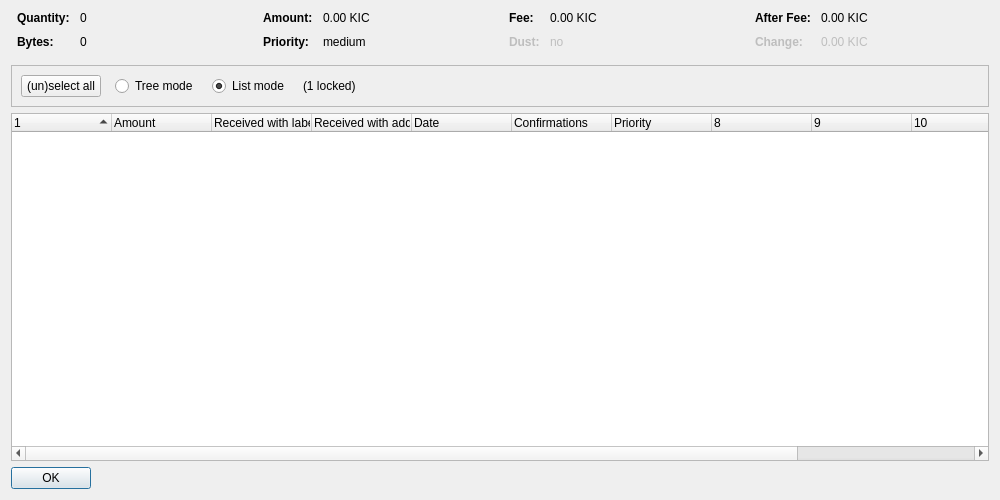
<?xml version="1.0" encoding="UTF-8"?>
<ui version="4.0">
 <class>CoinControlDialog</class>
 <widget class="QDialog" name="CoinControlDialog">
  <property name="geometry">
   <rect>
    <x>0</x>
    <y>0</y>
    <width>1000</width>
    <height>500</height>
   </rect>
  </property>
  <property name="windowTitle">
   <string>Coin Selection</string>
  </property>
  <layout class="QVBoxLayout" name="verticalLayout">
   <item>
    <layout class="QHBoxLayout" name="horizontalLayoutTop" stretch="0,0,0,0">
     <property name="topMargin">
      <number>0</number>
     </property>
     <property name="bottomMargin">
      <number>10</number>
     </property>
     <item>
      <layout class="QFormLayout" name="formLayoutCoinControl1">
       <property name="horizontalSpacing">
        <number>10</number>
       </property>
       <property name="verticalSpacing">
        <number>10</number>
       </property>
       <property name="leftMargin">
        <number>6</number>
       </property>
       <property name="rightMargin">
        <number>6</number>
       </property>
       <item row="0" column="0">
        <widget class="QLabel" name="labelCoinControlQuantityText">
         <property name="font">
          <font>
           <weight>75</weight>
           <bold>true</bold>
          </font>
         </property>
         <property name="text">
          <string>Quantity:</string>
         </property>
        </widget>
       </item>
       <item row="0" column="1">
        <widget class="QLabel" name="labelCoinControlQuantity">
         <property name="cursor">
          <cursorShape>IBeamCursor</cursorShape>
         </property>
         <property name="contextMenuPolicy">
          <enum>Qt::ActionsContextMenu</enum>
         </property>
         <property name="text">
          <string notr="true">0</string>
         </property>
         <property name="textInteractionFlags">
          <set>Qt::LinksAccessibleByMouse|Qt::TextSelectableByKeyboard|Qt::TextSelectableByMouse</set>
         </property>
        </widget>
       </item>
       <item row="1" column="0">
        <widget class="QLabel" name="labelCoinControlBytesText">
         <property name="font">
          <font>
           <weight>75</weight>
           <bold>true</bold>
          </font>
         </property>
         <property name="text">
          <string>Bytes:</string>
         </property>
        </widget>
       </item>
       <item row="1" column="1">
        <widget class="QLabel" name="labelCoinControlBytes">
         <property name="cursor">
          <cursorShape>IBeamCursor</cursorShape>
         </property>
         <property name="contextMenuPolicy">
          <enum>Qt::ActionsContextMenu</enum>
         </property>
         <property name="text">
          <string notr="true">0</string>
         </property>
         <property name="textInteractionFlags">
          <set>Qt::LinksAccessibleByMouse|Qt::TextSelectableByKeyboard|Qt::TextSelectableByMouse</set>
         </property>
        </widget>
       </item>
      </layout>
     </item>
     <item>
      <layout class="QFormLayout" name="formLayoutCoinControl2">
       <property name="horizontalSpacing">
        <number>10</number>
       </property>
       <property name="verticalSpacing">
        <number>10</number>
       </property>
       <property name="leftMargin">
        <number>6</number>
       </property>
       <property name="rightMargin">
        <number>6</number>
       </property>
       <item row="0" column="0">
        <widget class="QLabel" name="labelCoinControlAmountText">
         <property name="font">
          <font>
           <weight>75</weight>
           <bold>true</bold>
          </font>
         </property>
         <property name="text">
          <string>Amount:</string>
         </property>
        </widget>
       </item>
       <item row="0" column="1">
        <widget class="QLabel" name="labelCoinControlAmount">
         <property name="cursor">
          <cursorShape>IBeamCursor</cursorShape>
         </property>
         <property name="contextMenuPolicy">
          <enum>Qt::ActionsContextMenu</enum>
         </property>
         <property name="text">
          <string notr="true">0.00 KIC</string>
         </property>
         <property name="textInteractionFlags">
          <set>Qt::LinksAccessibleByMouse|Qt::TextSelectableByKeyboard|Qt::TextSelectableByMouse</set>
         </property>
        </widget>
       </item>
       <item row="1" column="0">
        <widget class="QLabel" name="labelCoinControlPriorityText">
         <property name="font">
          <font>
           <weight>75</weight>
           <bold>true</bold>
          </font>
         </property>
         <property name="text">
          <string>Priority:</string>
         </property>
        </widget>
       </item>
       <item row="1" column="1">
        <widget class="QLabel" name="labelCoinControlPriority">
         <property name="cursor">
          <cursorShape>IBeamCursor</cursorShape>
         </property>
         <property name="contextMenuPolicy">
          <enum>Qt::ActionsContextMenu</enum>
         </property>
         <property name="text">
          <string notr="true">medium</string>
         </property>
         <property name="textInteractionFlags">
          <set>Qt::LinksAccessibleByMouse|Qt::TextSelectableByKeyboard|Qt::TextSelectableByMouse</set>
         </property>
        </widget>
       </item>
      </layout>
     </item>
     <item>
      <layout class="QFormLayout" name="formLayoutCoinControl3">
       <property name="horizontalSpacing">
        <number>10</number>
       </property>
       <property name="verticalSpacing">
        <number>10</number>
       </property>
       <property name="leftMargin">
        <number>6</number>
       </property>
       <property name="rightMargin">
        <number>6</number>
       </property>
       <item row="0" column="0">
        <widget class="QLabel" name="labelCoinControlFeeText">
         <property name="font">
          <font>
           <weight>75</weight>
           <bold>true</bold>
          </font>
         </property>
         <property name="text">
          <string>Fee:</string>
         </property>
        </widget>
       </item>
       <item row="0" column="1">
        <widget class="QLabel" name="labelCoinControlFee">
         <property name="cursor">
          <cursorShape>IBeamCursor</cursorShape>
         </property>
         <property name="contextMenuPolicy">
          <enum>Qt::ActionsContextMenu</enum>
         </property>
         <property name="text">
          <string notr="true">0.00 KIC</string>
         </property>
         <property name="textInteractionFlags">
          <set>Qt::LinksAccessibleByMouse|Qt::TextSelectableByKeyboard|Qt::TextSelectableByMouse</set>
         </property>
        </widget>
       </item>
       <item row="1" column="0">
        <widget class="QLabel" name="labelCoinControlLowOutputText">
         <property name="enabled">
          <bool>false</bool>
         </property>
         <property name="font">
          <font>
           <weight>75</weight>
           <bold>true</bold>
          </font>
         </property>
         <property name="text">
          <string>Dust:</string>
         </property>
        </widget>
       </item>
       <item row="1" column="1">
        <widget class="QLabel" name="labelCoinControlLowOutput">
         <property name="enabled">
          <bool>false</bool>
         </property>
         <property name="cursor">
          <cursorShape>IBeamCursor</cursorShape>
         </property>
         <property name="contextMenuPolicy">
          <enum>Qt::ActionsContextMenu</enum>
         </property>
         <property name="text">
          <string notr="true">no</string>
         </property>
         <property name="textInteractionFlags">
          <set>Qt::LinksAccessibleByMouse|Qt::TextSelectableByKeyboard|Qt::TextSelectableByMouse</set>
         </property>
        </widget>
       </item>
      </layout>
     </item>
     <item>
      <layout class="QFormLayout" name="formLayoutCoinControl4">
       <property name="horizontalSpacing">
        <number>10</number>
       </property>
       <property name="verticalSpacing">
        <number>10</number>
       </property>
       <property name="leftMargin">
        <number>6</number>
       </property>
       <property name="rightMargin">
        <number>6</number>
       </property>
       <item row="0" column="0">
        <widget class="QLabel" name="labelCoinControlAfterFeeText">
         <property name="font">
          <font>
           <weight>75</weight>
           <bold>true</bold>
          </font>
         </property>
         <property name="text">
          <string>After Fee:</string>
         </property>
        </widget>
       </item>
       <item row="0" column="1">
        <widget class="QLabel" name="labelCoinControlAfterFee">
         <property name="cursor">
          <cursorShape>IBeamCursor</cursorShape>
         </property>
         <property name="contextMenuPolicy">
          <enum>Qt::ActionsContextMenu</enum>
         </property>
         <property name="text">
          <string notr="true">0.00 KIC</string>
         </property>
         <property name="textInteractionFlags">
          <set>Qt::LinksAccessibleByMouse|Qt::TextSelectableByKeyboard|Qt::TextSelectableByMouse</set>
         </property>
        </widget>
       </item>
       <item row="1" column="0">
        <widget class="QLabel" name="labelCoinControlChangeText">
         <property name="enabled">
          <bool>false</bool>
         </property>
         <property name="font">
          <font>
           <weight>75</weight>
           <bold>true</bold>
          </font>
         </property>
         <property name="text">
          <string>Change:</string>
         </property>
        </widget>
       </item>
       <item row="1" column="1">
        <widget class="QLabel" name="labelCoinControlChange">
         <property name="enabled">
          <bool>false</bool>
         </property>
         <property name="cursor">
          <cursorShape>IBeamCursor</cursorShape>
         </property>
         <property name="contextMenuPolicy">
          <enum>Qt::ActionsContextMenu</enum>
         </property>
         <property name="text">
          <string notr="true">0.00 KIC</string>
         </property>
         <property name="textInteractionFlags">
          <set>Qt::LinksAccessibleByMouse|Qt::TextSelectableByKeyboard|Qt::TextSelectableByMouse</set>
         </property>
        </widget>
       </item>
      </layout>
     </item>
    </layout>
   </item>
   <item>
    <widget class="QFrame" name="frame">
     <property name="minimumSize">
      <size>
       <width>0</width>
       <height>40</height>
      </size>
     </property>
     <property name="frameShape">
      <enum>QFrame::StyledPanel</enum>
     </property>
     <property name="frameShadow">
      <enum>QFrame::Sunken</enum>
     </property>
     <layout class="QHBoxLayout" name="horizontalLayout">
      <item>
       <layout class="QHBoxLayout" name="horizontalLayoutPanel" stretch="0,0,0,0,0">
        <property name="spacing">
         <number>14</number>
        </property>
        <item>
         <widget class="QPushButton" name="pushButtonSelectAll">
          <property name="sizePolicy">
           <sizepolicy hsizetype="Maximum" vsizetype="Fixed">
            <horstretch>0</horstretch>
            <verstretch>0</verstretch>
           </sizepolicy>
          </property>
          <property name="text">
           <string>(un)select all</string>
          </property>
          <property name="autoDefault">
           <bool>false</bool>
          </property>
         </widget>
        </item>
        <item>
         <widget class="QRadioButton" name="radioTreeMode">
          <property name="sizePolicy">
           <sizepolicy hsizetype="Maximum" vsizetype="Fixed">
            <horstretch>0</horstretch>
            <verstretch>0</verstretch>
           </sizepolicy>
          </property>
          <property name="text">
           <string>Tree mode</string>
          </property>
         </widget>
        </item>
        <item>
         <widget class="QRadioButton" name="radioListMode">
          <property name="sizePolicy">
           <sizepolicy hsizetype="Maximum" vsizetype="Fixed">
            <horstretch>0</horstretch>
            <verstretch>0</verstretch>
           </sizepolicy>
          </property>
          <property name="text">
           <string>List mode</string>
          </property>
          <property name="checked">
           <bool>true</bool>
          </property>
         </widget>
        </item>
        <item>
         <widget class="QLabel" name="labelLocked">
          <property name="text">
           <string notr="true">(1 locked)</string>
          </property>
         </widget>
        </item>
        <item>
         <spacer name="horizontalSpacer">
          <property name="orientation">
           <enum>Qt::Horizontal</enum>
          </property>
          <property name="sizeHint" stdset="0">
           <size>
            <width>40</width>
            <height>20</height>
           </size>
          </property>
         </spacer>
        </item>
       </layout>
      </item>
     </layout>
    </widget>
   </item>
   <item>
    <widget class="CoinControlTreeWidget" name="treeWidget">
     <property name="contextMenuPolicy">
      <enum>Qt::CustomContextMenu</enum>
     </property>
     <property name="sortingEnabled">
      <bool>false</bool>
     </property>
     <property name="columnCount">
      <number>12</number>
     </property>
     <attribute name="headerShowSortIndicator" stdset="0">
      <bool>true</bool>
     </attribute>
     <attribute name="headerStretchLastSection">
      <bool>false</bool>
     </attribute>
     <column>
      <property name="text">
       <string/>
      </property>
     </column>
     <column>
      <property name="text">
       <string>Amount</string>
      </property>
     </column>
     <column>
      <property name="text">
       <string>Received with label</string>
      </property>
     </column>
     <column>
      <property name="text">
       <string>Received with address</string>
      </property>
     </column>
     <column>
      <property name="text">
       <string>Date</string>
      </property>
     </column>
     <column>
      <property name="text">
       <string>Confirmations</string>
      </property>
      <property name="toolTip">
       <string>Confirmed</string>
      </property>
     </column>
     <column>
      <property name="text">
       <string>Priority</string>
      </property>
     </column>
     <column>
      <property name="text">
       <string/>
      </property>
     </column>
     <column>
      <property name="text">
       <string/>
      </property>
     </column>
     <column>
      <property name="text">
       <string/>
      </property>
     </column>
     <column>
      <property name="text">
       <string/>
      </property>
     </column>
     <column>
      <property name="text">
       <string/>
      </property>
     </column>
    </widget>
   </item>
   <item>
    <widget class="QDialogButtonBox" name="buttonBox">
     <property name="sizePolicy">
      <sizepolicy hsizetype="Maximum" vsizetype="Fixed">
       <horstretch>0</horstretch>
       <verstretch>0</verstretch>
      </sizepolicy>
     </property>
     <property name="orientation">
      <enum>Qt::Horizontal</enum>
     </property>
     <property name="standardButtons">
      <set>QDialogButtonBox::Ok</set>
     </property>
    </widget>
   </item>
  </layout>
 </widget>
 <customwidgets>
  <customwidget>
   <class>CoinControlTreeWidget</class>
   <extends>QTreeWidget</extends>
   <header>coincontroltreewidget.h</header>
  </customwidget>
 </customwidgets>
 <resources/>
 <connections/>
</ui>
